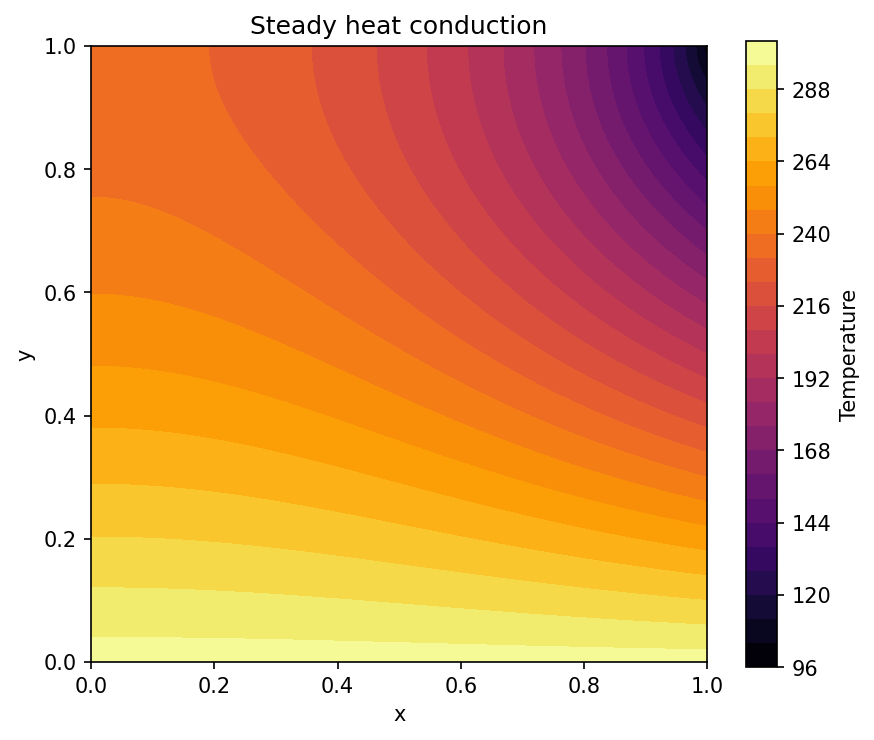

Write the Python code that produced this figure.
import numpy as np
import matplotlib.pyplot as plt

from findiff import FinDiff, PDE, BoundaryConditions


def main():
    # Plate domain [0, 1] x [0, 1]
    nx, ny = 120, 120
    x = np.linspace(0.0, 1.0, nx)
    y = np.linspace(0.0, 1.0, ny)
    dx, dy = x[1] - x[0], y[1] - y[0]
    X, Y = np.meshgrid(x, y, indexing="ij")

    # Operator and source term
    L = FinDiff(0, dx, 2) + FinDiff(1, dy, 2)
    f = np.zeros_like(X)

    # Boundary conditions from README heat-conduction example
    bc = BoundaryConditions((nx, ny))

    # Dirichlet: u(x,0) = 300
    bc_dirichlet_y0 = np.zeros_like(X)
    bc_dirichlet_y0[:, 0] = 300.0
    bc[:, 0] = bc_dirichlet_y0

    # Dirichlet: u(1,y) = 300 - 200*y
    bc_dirichlet_x1 = np.zeros_like(X)
    bc_dirichlet_x1[-1, :] = 300.0 - 200.0 * Y[-1, :]
    bc[-1, :] = bc_dirichlet_x1

    # Neumann: du/dx = 0 at x = 0 (outward normal n = (-1, 0))
    d_dx = FinDiff(0, dx, 1)
    bc_neumann_x0 = np.zeros_like(X)
    bc_neumann_x0[0, :] = 0.0
    bc[0, :] = (d_dx, bc_neumann_x0)

    # Neumann: du/dy = 0 at y = 1 (outward normal n = (0, 1))
    d_dy = FinDiff(1, dy, 1)
    bc_neumann_y1 = np.zeros_like(X)
    bc_neumann_y1[:, -1] = 0.0
    bc[:, -1] = (d_dy, bc_neumann_y1)

    # Solve PDE
    pde = PDE(L, f, bc)
    u = pde.solve()

    # Visualization
    fig, ax = plt.subplots(figsize=(6, 5))
    levels = 30
    cf = ax.contourf(X, Y, u, levels=levels, cmap="inferno")
    ax.set_xlabel("x")
    ax.set_ylabel("y")
    ax.set_title("Steady heat conduction")
    ax.set_aspect("equal")
    plt.colorbar(cf, ax=ax, label="Temperature")

    plt.tight_layout()
    plt.savefig("heat_conduction_plate.png", dpi=150, bbox_inches="tight")
    plt.show()

    print("=== Heat conduction example ===")
    print(f"Grid size: {nx} x {ny}")
    print("Dirichlet: u(x,0)=300, u(1,y)=300-200y")
    print("Neumann: du/dx=0 at x=0, du/dy=0 at y=1")
    print(f"Temperature range: [{u.min():.3f}, {u.max():.3f}]")
    print("Figure saved as heat_conduction_plate.png")


if __name__ == "__main__":
    main()
